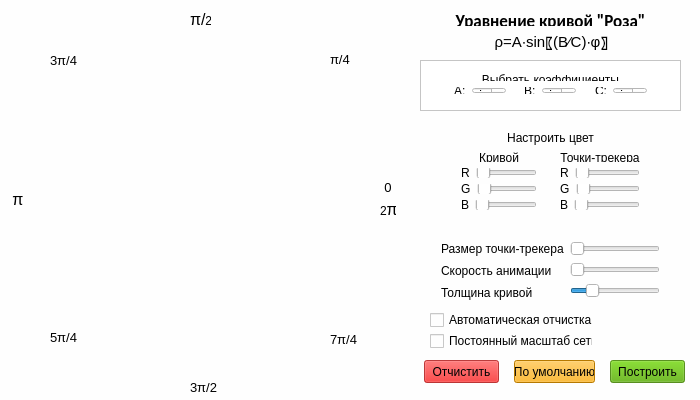
<?xml version="1.0" encoding="UTF-8"?>
<ui version="4.0">
 <class>MainWindow</class>
 <widget class="QMainWindow" name="MainWindow">
  <property name="windowModality">
   <enum>Qt::WindowModal</enum>
  </property>
  <property name="geometry">
   <rect>
    <x>0</x>
    <y>0</y>
    <width>700</width>
    <height>400</height>
   </rect>
  </property>
  <property name="sizePolicy">
   <sizepolicy hsizetype="Fixed" vsizetype="Fixed">
    <horstretch>0</horstretch>
    <verstretch>0</verstretch>
   </sizepolicy>
  </property>
  <property name="minimumSize">
   <size>
    <width>700</width>
    <height>400</height>
   </size>
  </property>
  <property name="maximumSize">
   <size>
    <width>700</width>
    <height>400</height>
   </size>
  </property>
  <property name="palette">
   <palette>
    <active>
     <colorrole role="Button">
      <brush brushstyle="SolidPattern">
       <color alpha="254">
        <red>254</red>
        <green>254</green>
        <blue>254</blue>
       </color>
      </brush>
     </colorrole>
     <colorrole role="Base">
      <brush brushstyle="SolidPattern">
       <color alpha="254">
        <red>254</red>
        <green>254</green>
        <blue>254</blue>
       </color>
      </brush>
     </colorrole>
     <colorrole role="Window">
      <brush brushstyle="SolidPattern">
       <color alpha="254">
        <red>254</red>
        <green>254</green>
        <blue>254</blue>
       </color>
      </brush>
     </colorrole>
    </active>
    <inactive>
     <colorrole role="Button">
      <brush brushstyle="SolidPattern">
       <color alpha="254">
        <red>254</red>
        <green>254</green>
        <blue>254</blue>
       </color>
      </brush>
     </colorrole>
     <colorrole role="Base">
      <brush brushstyle="SolidPattern">
       <color alpha="254">
        <red>254</red>
        <green>254</green>
        <blue>254</blue>
       </color>
      </brush>
     </colorrole>
     <colorrole role="Window">
      <brush brushstyle="SolidPattern">
       <color alpha="254">
        <red>254</red>
        <green>254</green>
        <blue>254</blue>
       </color>
      </brush>
     </colorrole>
    </inactive>
    <disabled>
     <colorrole role="Button">
      <brush brushstyle="SolidPattern">
       <color alpha="254">
        <red>254</red>
        <green>254</green>
        <blue>254</blue>
       </color>
      </brush>
     </colorrole>
     <colorrole role="Base">
      <brush brushstyle="SolidPattern">
       <color alpha="254">
        <red>254</red>
        <green>254</green>
        <blue>254</blue>
       </color>
      </brush>
     </colorrole>
     <colorrole role="Window">
      <brush brushstyle="SolidPattern">
       <color alpha="254">
        <red>254</red>
        <green>254</green>
        <blue>254</blue>
       </color>
      </brush>
     </colorrole>
    </disabled>
   </palette>
  </property>
  <property name="contextMenuPolicy">
   <enum>Qt::NoContextMenu</enum>
  </property>
  <property name="windowTitle">
   <string notr="true">The Rose Curve</string>
  </property>
  <property name="windowIcon">
   <iconset>
    <normaloff>icon1.ico</normaloff>icon1.ico</iconset>
  </property>
  <property name="statusTip">
   <string notr="true"/>
  </property>
  <property name="autoFillBackground">
   <bool>false</bool>
  </property>
  <property name="styleSheet">
   <string notr="true">background-color: rgba(254, 254, 254, 254);</string>
  </property>
  <property name="iconSize">
   <size>
    <width>32</width>
    <height>32</height>
   </size>
  </property>
  <property name="toolButtonStyle">
   <enum>Qt::ToolButtonFollowStyle</enum>
  </property>
  <widget class="QWidget" name="centralWidget">
   <widget class="QLabel" name="label">
    <property name="geometry">
     <rect>
      <x>420</x>
      <y>10</y>
      <width>261</width>
      <height>18</height>
     </rect>
    </property>
    <property name="font">
     <font>
      <family>Calibri</family>
      <pointsize>10</pointsize>
     </font>
    </property>
    <property name="text">
     <string>&lt;html&gt;&lt;head/&gt;&lt;body&gt;&lt;p align=&quot;center&quot;&gt;&lt;span style=&quot; font-size:13pt; font-weight:600;&quot;&gt;Уравнение кривой &amp;quot;Роза&amp;quot;&lt;/span&gt;&lt;/p&gt;&lt;/body&gt;&lt;/html&gt;</string>
    </property>
   </widget>
   <widget class="QCheckBox" name="checkBox">
    <property name="geometry">
     <rect>
      <x>430</x>
      <y>331</y>
      <width>163</width>
      <height>20</height>
     </rect>
    </property>
    <property name="text">
     <string>Постоянный масштаб сетки</string>
    </property>
   </widget>
   <widget class="QLabel" name="label_32">
    <property name="geometry">
     <rect>
      <x>421</x>
      <y>26</y>
      <width>261</width>
      <height>31</height>
     </rect>
    </property>
    <property name="text">
     <string>&lt;html&gt;&lt;head/&gt;&lt;body&gt;&lt;p align=&quot;center&quot;&gt;&lt;span style=&quot; font-size:11pt;&quot;&gt;ρ=A∙sin⁡〖(B⁄C)∙φ〗&lt;/span&gt;&lt;/p&gt;&lt;/body&gt;&lt;/html&gt;</string>
    </property>
   </widget>
   <widget class="QFrame" name="frame_2">
    <property name="geometry">
     <rect>
      <x>420</x>
      <y>60</y>
      <width>261</width>
      <height>51</height>
     </rect>
    </property>
    <property name="styleSheet">
     <string notr="true">background-color: rgb(255, 255, 255);</string>
    </property>
    <property name="frameShape">
     <enum>QFrame::StyledPanel</enum>
    </property>
    <property name="frameShadow">
     <enum>QFrame::Raised</enum>
    </property>
    <widget class="QWidget" name="verticalLayoutWidget_2">
     <property name="geometry">
      <rect>
       <x>10</x>
       <y>2</y>
       <width>241</width>
       <height>43</height>
      </rect>
     </property>
     <layout class="QVBoxLayout" name="verticalLayout_4">
      <item>
       <widget class="QLabel" name="label_2">
        <property name="text">
         <string>&lt;html&gt;&lt;head/&gt;&lt;body&gt;&lt;p align=&quot;center&quot;&gt;Выбрать коэффициенты&lt;/p&gt;&lt;/body&gt;&lt;/html&gt;</string>
        </property>
       </widget>
      </item>
      <item>
       <layout class="QHBoxLayout" name="horizontalLayout_2">
        <item>
         <spacer name="horizontalSpacer_3">
          <property name="orientation">
           <enum>Qt::Horizontal</enum>
          </property>
          <property name="sizeHint" stdset="0">
           <size>
            <width>40</width>
            <height>20</height>
           </size>
          </property>
         </spacer>
        </item>
        <item>
         <layout class="QHBoxLayout" name="horizontalLayout_3">
          <item>
           <widget class="QLabel" name="label_3">
            <property name="text">
             <string>A:</string>
            </property>
           </widget>
          </item>
          <item>
           <widget class="QSpinBox" name="AFactor">
            <property name="minimum">
             <number>1</number>
            </property>
            <property name="maximum">
             <number>9</number>
            </property>
           </widget>
          </item>
         </layout>
        </item>
        <item>
         <spacer name="horizontalSpacer">
          <property name="orientation">
           <enum>Qt::Horizontal</enum>
          </property>
          <property name="sizeHint" stdset="0">
           <size>
            <width>40</width>
            <height>20</height>
           </size>
          </property>
         </spacer>
        </item>
        <item>
         <layout class="QHBoxLayout" name="horizontalLayout_5">
          <item>
           <widget class="QLabel" name="label_5">
            <property name="text">
             <string>B:</string>
            </property>
           </widget>
          </item>
          <item>
           <widget class="QSpinBox" name="BFactor">
            <property name="minimum">
             <number>1</number>
            </property>
            <property name="maximum">
             <number>9</number>
            </property>
           </widget>
          </item>
         </layout>
        </item>
        <item>
         <spacer name="horizontalSpacer_2">
          <property name="orientation">
           <enum>Qt::Horizontal</enum>
          </property>
          <property name="sizeHint" stdset="0">
           <size>
            <width>40</width>
            <height>20</height>
           </size>
          </property>
         </spacer>
        </item>
        <item>
         <layout class="QHBoxLayout" name="horizontalLayout_4">
          <item>
           <widget class="QLabel" name="label_6">
            <property name="text">
             <string>C:</string>
            </property>
           </widget>
          </item>
          <item>
           <widget class="QSpinBox" name="CFactor">
            <property name="minimum">
             <number>1</number>
            </property>
            <property name="maximum">
             <number>9</number>
            </property>
           </widget>
          </item>
         </layout>
        </item>
        <item>
         <spacer name="horizontalSpacer_4">
          <property name="orientation">
           <enum>Qt::Horizontal</enum>
          </property>
          <property name="sizeHint" stdset="0">
           <size>
            <width>40</width>
            <height>20</height>
           </size>
          </property>
         </spacer>
        </item>
       </layout>
      </item>
     </layout>
    </widget>
   </widget>
   <widget class="QWidget" name="horizontalLayoutWidget_2">
    <property name="geometry">
     <rect>
      <x>430</x>
      <y>230</y>
      <width>241</width>
      <height>82</height>
     </rect>
    </property>
    <layout class="QHBoxLayout" name="horizontalLayout">
     <item>
      <layout class="QVBoxLayout" name="verticalLayout_6">
       <item>
        <widget class="QLabel" name="label_31">
         <property name="text">
          <string>Размер точки-трекера</string>
         </property>
        </widget>
       </item>
       <item>
        <widget class="QLabel" name="label_30">
         <property name="text">
          <string>Скорость анимации</string>
         </property>
        </widget>
       </item>
       <item>
        <widget class="QLabel" name="label_4">
         <property name="text">
          <string>Толщина кривой</string>
         </property>
        </widget>
       </item>
      </layout>
     </item>
     <item>
      <layout class="QVBoxLayout" name="verticalLayout_5">
       <item>
        <widget class="QSlider" name="SpeedSlider">
         <property name="orientation">
          <enum>Qt::Horizontal</enum>
         </property>
        </widget>
       </item>
       <item>
        <widget class="QSlider" name="SzeTrackerSlider">
         <property name="orientation">
          <enum>Qt::Horizontal</enum>
         </property>
        </widget>
       </item>
       <item>
        <widget class="QSlider" name="SizeLineSlider">
         <property name="maximum">
          <number>10</number>
         </property>
         <property name="singleStep">
          <number>1</number>
         </property>
         <property name="value">
          <number>2</number>
         </property>
         <property name="orientation">
          <enum>Qt::Horizontal</enum>
         </property>
        </widget>
       </item>
      </layout>
     </item>
    </layout>
   </widget>
   <widget class="QPushButton" name="DefaultButton">
    <property name="geometry">
     <rect>
      <x>514</x>
      <y>360</y>
      <width>81</width>
      <height>23</height>
     </rect>
    </property>
    <property name="styleSheet">
     <string notr="true">background-color: rgb(255, 170, 0);</string>
    </property>
    <property name="text">
     <string>По умолчанию</string>
    </property>
   </widget>
   <widget class="QPushButton" name="ClearButton">
    <property name="enabled">
     <bool>true</bool>
    </property>
    <property name="geometry">
     <rect>
      <x>424</x>
      <y>360</y>
      <width>75</width>
      <height>23</height>
     </rect>
    </property>
    <property name="styleSheet">
     <string notr="true">background-color: rgba(228, 14, 14, 185);</string>
    </property>
    <property name="text">
     <string>Отчистить</string>
    </property>
    <property name="flat">
     <bool>false</bool>
    </property>
   </widget>
   <widget class="QPushButton" name="BuildButton">
    <property name="geometry">
     <rect>
      <x>610</x>
      <y>360</y>
      <width>75</width>
      <height>23</height>
     </rect>
    </property>
    <property name="styleSheet">
     <string notr="true">background-color: rgb(85, 170, 0, 200);</string>
    </property>
    <property name="text">
     <string>Построить</string>
    </property>
   </widget>
   <widget class="QCustomPlot" name="widget" native="true">
    <property name="enabled">
     <bool>true</bool>
    </property>
    <property name="geometry">
     <rect>
      <x>0</x>
      <y>0</y>
      <width>400</width>
      <height>400</height>
     </rect>
    </property>
    <widget class="QLabel" name="label_16">
     <property name="geometry">
      <rect>
       <x>10</x>
       <y>190</y>
       <width>16</width>
       <height>16</height>
      </rect>
     </property>
     <property name="text">
      <string>&lt;html&gt;&lt;head/&gt;&lt;body&gt;&lt;p align=&quot;center&quot;&gt;&lt;span style=&quot; font-family:'Times New Roman,serif'; font-size:12pt;&quot;&gt;π&lt;/span&gt;&lt;/p&gt;&lt;/body&gt;&lt;/html&gt;</string>
     </property>
    </widget>
    <widget class="QLabel" name="label_17">
     <property name="geometry">
      <rect>
       <x>50</x>
       <y>330</y>
       <width>31</width>
       <height>16</height>
      </rect>
     </property>
     <property name="text">
      <string>&lt;html&gt;&lt;head/&gt;&lt;body&gt;&lt;p&gt;&lt;span style=&quot; font-size:10pt;&quot;&gt;5&lt;/span&gt;&lt;span style=&quot; font-family:'Times New Roman,serif'; font-size:10pt;&quot;&gt;π/4&lt;/span&gt;&lt;/p&gt;&lt;/body&gt;&lt;/html&gt;</string>
     </property>
    </widget>
    <widget class="QLabel" name="label_18">
     <property name="geometry">
      <rect>
       <x>50</x>
       <y>50</y>
       <width>31</width>
       <height>21</height>
      </rect>
     </property>
     <property name="text">
      <string>&lt;html&gt;&lt;head/&gt;&lt;body&gt;&lt;p&gt;&lt;span style=&quot; font-size:10pt;&quot;&gt;3&lt;/span&gt;&lt;span style=&quot; font-family:'Times New Roman,serif'; font-size:10pt;&quot;&gt;π/4&lt;/span&gt;&lt;/p&gt;&lt;/body&gt;&lt;/html&gt;</string>
     </property>
    </widget>
    <widget class="QLabel" name="label_19">
     <property name="geometry">
      <rect>
       <x>190</x>
       <y>10</y>
       <width>21</width>
       <height>16</height>
      </rect>
     </property>
     <property name="text">
      <string>&lt;html&gt;&lt;head/&gt;&lt;body&gt;&lt;p&gt;&lt;span style=&quot; font-family:'Times New Roman,serif'; font-size:12pt;&quot;&gt;π/&lt;/span&gt;2&lt;/p&gt;&lt;/body&gt;&lt;/html&gt;</string>
     </property>
    </widget>
    <widget class="QLabel" name="label_20">
     <property name="geometry">
      <rect>
       <x>330</x>
       <y>50</y>
       <width>21</width>
       <height>20</height>
      </rect>
     </property>
     <property name="text">
      <string>&lt;html&gt;&lt;head/&gt;&lt;body&gt;&lt;p&gt;&lt;span style=&quot; font-family:'Times New Roman,serif'; font-size:10pt;&quot;&gt;π/4&lt;/span&gt;&lt;/p&gt;&lt;/body&gt;&lt;/html&gt;</string>
     </property>
    </widget>
    <widget class="QLabel" name="label_21">
     <property name="geometry">
      <rect>
       <x>380</x>
       <y>200</y>
       <width>16</width>
       <height>16</height>
      </rect>
     </property>
     <property name="text">
      <string>&lt;html&gt;&lt;head/&gt;&lt;body&gt;&lt;p align=&quot;center&quot;&gt;2&lt;span style=&quot; font-family:'Times New Roman,serif'; font-size:12pt;&quot;&gt;π&lt;/span&gt;&lt;/p&gt;&lt;/body&gt;&lt;/html&gt;</string>
     </property>
    </widget>
    <widget class="QLabel" name="label_22">
     <property name="geometry">
      <rect>
       <x>330</x>
       <y>330</y>
       <width>31</width>
       <height>20</height>
      </rect>
     </property>
     <property name="text">
      <string>&lt;html&gt;&lt;head/&gt;&lt;body&gt;&lt;p&gt;&lt;span style=&quot; font-size:10pt;&quot;&gt;7&lt;/span&gt;&lt;span style=&quot; font-family:'Times New Roman,serif'; font-size:10pt;&quot;&gt;π/4&lt;/span&gt;&lt;/p&gt;&lt;/body&gt;&lt;/html&gt;</string>
     </property>
    </widget>
    <widget class="QLabel" name="label_23">
     <property name="geometry">
      <rect>
       <x>190</x>
       <y>380</y>
       <width>31</width>
       <height>16</height>
      </rect>
     </property>
     <property name="text">
      <string>&lt;html&gt;&lt;head/&gt;&lt;body&gt;&lt;p&gt;&lt;span style=&quot; font-size:10pt;&quot;&gt;3&lt;/span&gt;&lt;span style=&quot; font-family:'Times New Roman,serif'; font-size:10pt;&quot;&gt;π/&lt;/span&gt;&lt;span style=&quot; font-size:10pt;&quot;&gt;2&lt;/span&gt;&lt;/p&gt;&lt;/body&gt;&lt;/html&gt;</string>
     </property>
    </widget>
    <widget class="QLabel" name="label_24">
     <property name="geometry">
      <rect>
       <x>380</x>
       <y>180</y>
       <width>16</width>
       <height>16</height>
      </rect>
     </property>
     <property name="text">
      <string>&lt;html&gt;&lt;head/&gt;&lt;body&gt;&lt;p align=&quot;center&quot;&gt;&lt;span style=&quot; font-family:'Times New Roman,serif'; font-size:10pt;&quot;&gt;0&lt;/span&gt;&lt;/p&gt;&lt;/body&gt;&lt;/html&gt;</string>
     </property>
    </widget>
   </widget>
   <widget class="QWidget" name="verticalLayoutWidget">
    <property name="geometry">
     <rect>
      <x>450</x>
      <y>120</y>
      <width>201</width>
      <height>101</height>
     </rect>
    </property>
    <layout class="QVBoxLayout" name="verticalLayout">
     <item>
      <widget class="QLabel" name="label_15">
       <property name="text">
        <string>&lt;html&gt;&lt;head/&gt;&lt;body&gt;&lt;p align=&quot;center&quot;&gt;Настроить цвет&lt;/p&gt;&lt;/body&gt;&lt;/html&gt;</string>
       </property>
      </widget>
     </item>
     <item>
      <layout class="QHBoxLayout" name="horizontalLayout_9">
       <item>
        <layout class="QVBoxLayout" name="verticalLayout_2">
         <item>
          <widget class="QLabel" name="label_8">
           <property name="text">
            <string>&lt;html&gt;&lt;head/&gt;&lt;body&gt;&lt;p align=&quot;center&quot;&gt;Кривой&lt;/p&gt;&lt;/body&gt;&lt;/html&gt;</string>
           </property>
          </widget>
         </item>
         <item>
          <layout class="QHBoxLayout" name="horizontalLayout_6">
           <item>
            <widget class="QLabel" name="label_7">
             <property name="text">
              <string>R</string>
             </property>
            </widget>
           </item>
           <item>
            <widget class="QSlider" name="RCurveSlider">
             <property name="maximum">
              <number>255</number>
             </property>
             <property name="singleStep">
              <number>5</number>
             </property>
             <property name="orientation">
              <enum>Qt::Horizontal</enum>
             </property>
            </widget>
           </item>
          </layout>
         </item>
         <item>
          <layout class="QHBoxLayout" name="horizontalLayout_7">
           <item>
            <widget class="QLabel" name="label_9">
             <property name="text">
              <string>G</string>
             </property>
            </widget>
           </item>
           <item>
            <widget class="QSlider" name="GCurveSlider">
             <property name="maximum">
              <number>255</number>
             </property>
             <property name="singleStep">
              <number>5</number>
             </property>
             <property name="orientation">
              <enum>Qt::Horizontal</enum>
             </property>
            </widget>
           </item>
          </layout>
         </item>
         <item>
          <layout class="QHBoxLayout" name="horizontalLayout_8">
           <item>
            <widget class="QLabel" name="label_10">
             <property name="text">
              <string>B</string>
             </property>
            </widget>
           </item>
           <item>
            <widget class="QSlider" name="BCurveSlider">
             <property name="maximum">
              <number>255</number>
             </property>
             <property name="singleStep">
              <number>5</number>
             </property>
             <property name="orientation">
              <enum>Qt::Horizontal</enum>
             </property>
            </widget>
           </item>
          </layout>
         </item>
        </layout>
       </item>
       <item>
        <spacer name="horizontalSpacer_5">
         <property name="orientation">
          <enum>Qt::Horizontal</enum>
         </property>
         <property name="sizeHint" stdset="0">
          <size>
           <width>40</width>
           <height>20</height>
          </size>
         </property>
        </spacer>
       </item>
       <item>
        <layout class="QVBoxLayout" name="verticalLayout_3">
         <item>
          <widget class="QLabel" name="label_11">
           <property name="text">
            <string>&lt;html&gt;&lt;head/&gt;&lt;body&gt;&lt;p align=&quot;center&quot;&gt;Точки-трекера&lt;/p&gt;&lt;/body&gt;&lt;/html&gt;</string>
           </property>
          </widget>
         </item>
         <item>
          <layout class="QHBoxLayout" name="horizontalLayout_10">
           <item>
            <widget class="QLabel" name="label_12">
             <property name="text">
              <string>R</string>
             </property>
            </widget>
           </item>
           <item>
            <widget class="QSlider" name="RTrackerSlider">
             <property name="orientation">
              <enum>Qt::Horizontal</enum>
             </property>
            </widget>
           </item>
          </layout>
         </item>
         <item>
          <layout class="QHBoxLayout" name="horizontalLayout_11">
           <item>
            <widget class="QLabel" name="label_13">
             <property name="text">
              <string>G</string>
             </property>
            </widget>
           </item>
           <item>
            <widget class="QSlider" name="GTrackerSlider">
             <property name="orientation">
              <enum>Qt::Horizontal</enum>
             </property>
            </widget>
           </item>
          </layout>
         </item>
         <item>
          <layout class="QHBoxLayout" name="horizontalLayout_12">
           <item>
            <widget class="QLabel" name="label_14">
             <property name="text">
              <string>B</string>
             </property>
            </widget>
           </item>
           <item>
            <widget class="QSlider" name="BTrackerSlider">
             <property name="orientation">
              <enum>Qt::Horizontal</enum>
             </property>
            </widget>
           </item>
          </layout>
         </item>
        </layout>
       </item>
      </layout>
     </item>
    </layout>
   </widget>
   <widget class="QCheckBox" name="checkBoxAuto">
    <property name="geometry">
     <rect>
      <x>430</x>
      <y>310</y>
      <width>163</width>
      <height>20</height>
     </rect>
    </property>
    <property name="text">
     <string>Автоматическая отчистка </string>
    </property>
   </widget>
  </widget>
 </widget>
 <layoutdefault spacing="6" margin="11"/>
 <customwidgets>
  <customwidget>
   <class>QCustomPlot</class>
   <extends>QWidget</extends>
   <header>qcustomplot.h</header>
   <container>1</container>
  </customwidget>
 </customwidgets>
 <resources/>
 <connections/>
</ui>
